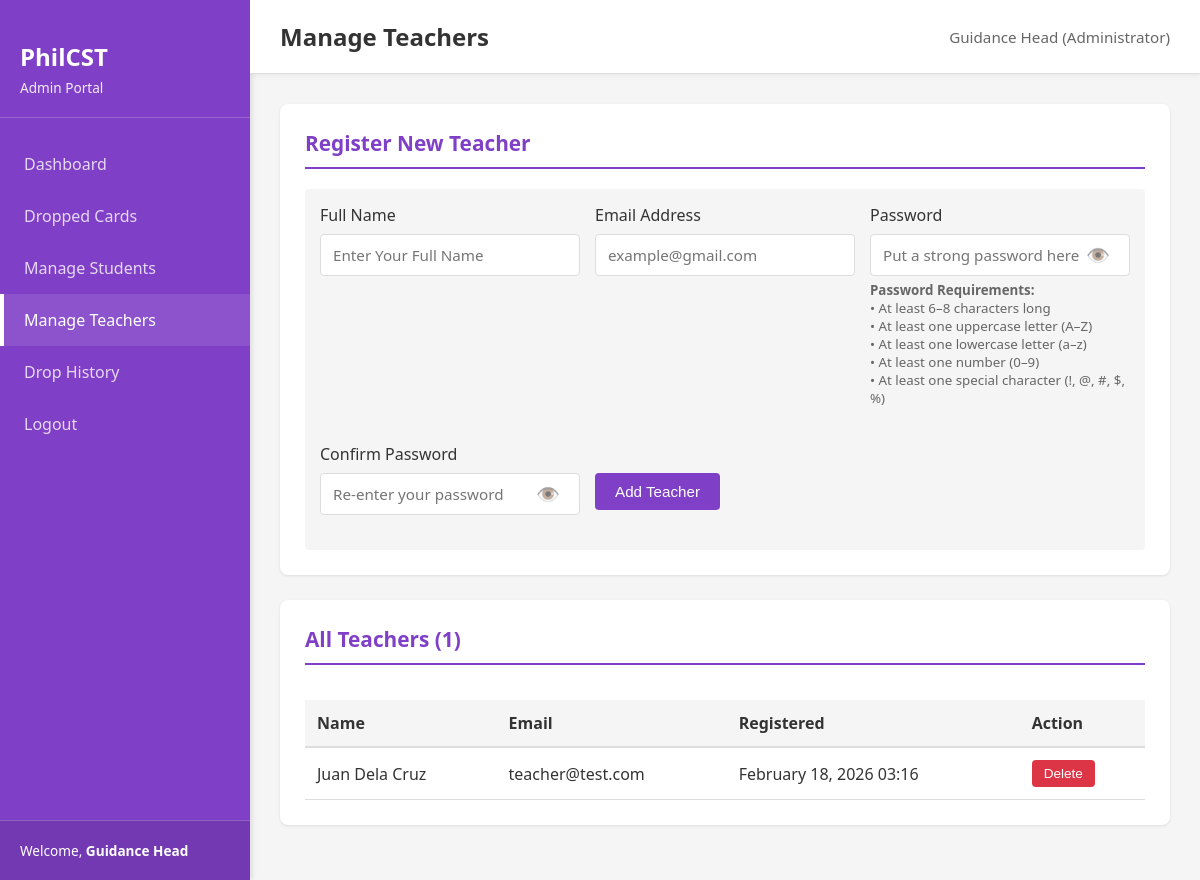
Screenshot of /admin/teachers.php (signed in) with the database file from the repository.
### tables this page shows
CREATE TABLE users (
    id INT PRIMARY KEY AUTO_INCREMENT,
    name VARCHAR(100) NOT NULL,
    email VARCHAR(100) UNIQUE NOT NULL,
    password VARCHAR(255) NOT NULL,
    role ENUM('teacher', 'admin') NOT NULL,
    created_at TIMESTAMP DEFAULT CURRENT_TIMESTAMP,
    updated_at TIMESTAMP DEFAULT CURRENT_TIMESTAMP ON UPDATE CURRENT_TIMESTAMP
);

### includes/functions.php (called while the page is built, shortened)
<?php
function getUserName($pdo, $user_id) {
    $stmt = $pdo->prepare('SELECT name FROM users WHERE id = ?');
    $stmt->execute([$user_id]);
    $result = $stmt->fetch();
    return $result ? $result['name'] : 'Unknown';
}
function formatDate($date) {
    return date('F d, Y H:i', strtotime($date));
}
?>

### admin/teachers.php (the view, shortened to what this page needs)
<?php
require_once '../includes/session_check.php';
require_once '../config/db.php';
require_once '../includes/functions.php';
$admin_name = getUserName($pdo, $_SESSION['user_id']);
$stmt = $pdo->prepare('SELECT id, name, email, created_at FROM users WHERE role = "teacher" ORDER BY name');
$stmt->execute();
$teachers = $stmt->fetchAll();
?>
<!DOCTYPE html>
<html lang="en">
<head>
    <link rel="stylesheet" href="/SYSTEM/css/style.css">
</head>
<body>
    <div class="dashboard-container">
        <aside class="sidebar">
            <div class="sidebar-header">
                <h2>PhilCST</h2>
                <p>Admin Portal</p>
            </div>
            <nav class="sidebar-nav">
                <a href="/SYSTEM/admin/dashboard.php" class="nav-item">
                    <span>Dashboard</span>
                </a>
                <a href="/SYSTEM/admin/dropped_cards.php" class="nav-item">
                    <span>Dropped Cards</span>
                </a>
                <a href="/SYSTEM/admin/students.php" class="nav-item">
                    <span>Manage Students</span>
                </a>
                <a href="/SYSTEM/admin/teachers.php" class="nav-item active">
                    <span>Manage Teachers</span>
                </a>
                <a href="/SYSTEM/admin/drop_history.php" class="nav-item">
                    <span>Drop History</span>
                </a>
                <a href="/SYSTEM/includes/logout.php" class="nav-item">
                    <span>Logout</span>
                </a>
            </nav>
            <div class="sidebar-footer">
                <p>Welcome, <strong><?php echo htmlspecialchars($admin_name); ?></strong></p>
            </div>
        </aside>
        <main class="main-content">
            <header class="top-bar">
                <h1>Manage Teachers</h1>
                <div class="user-info">
                    <span><?php echo htmlspecialchars($admin_name); ?> (Administrator)</span>
                </div>
            </header>
            <div class="content-wrapper">
                <section class="section">
                    <h2>Register New Teacher</h2>
                    <form method="POST" class="teacher-form" id="teacherForm">
                        <div class="form-row">
                            <div class="form-group">
                                <label for="name">Full Name</label>
                                <input type="text" id="name" name="name" required placeholder="Enter Your Full Name">
                            </div>
                            <div class="form-group">
                                <label for="email">Email Address</label>
                                <input type="email" id="email" name="email" required placeholder="example@gmail.com">
                            </div>
                            <div class="form-group">
                                <label for="password">Password</label>
                                <div class="password-input-wrapper">
                                    <input type="password" id="password" name="password" required minlength="6" placeholder="Put a strong password here" oninput="checkPasswordStrength(this.value)">
                                    <button type="button" class="password-toggle" onclick="togglePassword('password')">👁️</button>
                                </div>
                                <small style="display: block; margin-top: 5px; color: #666;">
                                    <strong>Password Requirements:</strong><br>
                                    • At least 6–8 characters long<br>
                                    • At least one uppercase letter (A–Z)<br>
                                    • At least one lowercase letter (a–z)<br>
                                    • At least one number (0–9)<br>
                                    • At least one special character (!, @, #, $, %)
                                </small>
                            </div>
                            <div class="form-group">
                                <label for="confirm_password">Confirm Password</label>
                                <div class="password-input-wrapper">
                                    <input type="password" id="confirm_password" name="confirm_password" required placeholder="Re-enter your password">
                                    <button type="button" class="password-toggle" onclick="togglePassword('confirm_password')">👁️</button>
                                </div>
                            </div>
                            <div class="form-group">
                                <label>&nbsp;</label>
                                <button type="submit" class="btn btn-primary">Add Teacher</button>
                            </div>
                        </div>
                    </form>
                </section>
                <section class="section">
                    <h2>All Teachers (<?php echo count($teachers); ?>)</h2>
                    <?php if (count($teachers) > 0): ?>
                        <div class="table-responsive">
                            <table class="table">
                                <thead>
                                    <tr>
                                        <th>Name</th>
                                        <th>Email</th>
                                        <th>Registered</th>
                                        <th>Action</th>
                                    </tr>
                                </thead>
                                <tbody>
                                    <?php foreach ($teachers as $teacher): ?>
                                        <tr>
                                            <td><?php echo htmlspecialchars($teacher['name']); ?></td>
                                            <td><?php echo htmlspecialchars($teacher['email']); ?></td>
                                            <td><?php echo formatDate($teacher['created_at']); ?></td>
                                            <td>
                                                <form method="POST" style="display: inline;">
                                                    <button type="submit" class="btn btn-sm btn-danger" onclick="return confirm('Are you sure?')">Delete</button>
                                                </form>
                                            </td>
                                        </tr>
                                    <?php endforeach; ?>
                                </tbody>
                            </table>
                        </div>
                    <?php else: ?>
                        <p class="no-data">No teachers registered yet.</p>
                    <?php endif; ?>
                </section>
            </div>
        </main>
    </div>
</body>
</html>

### css/style.css (style rules this page uses)
:root { --primary-color: #7f3fc6; --secondary-color: #d8a7f0; --success-color: #28a745; --error-color: #dc3545; --warning-color: #ffc107; --danger-color: #dc3545; --light-gray: #f5f5f5; --border-color: #ddd; --text-color: #333; --sidebar-width: 250px; }
* { margin: 0; padding: 0; box-sizing: border-box; }
html, body { font-family: 'Segoe UI', Tahoma, Geneva, Verdana, sans-serif; background-color: var(--light-gray); color: var(--text-color); }
.form-group { margin-bottom: 15px; }
.form-group label { display: block; margin-bottom: 8px; font-weight: 500; color: var(--text-color); }
.form-group input, .form-group select, .form-group textarea { width: 100%; padding: 10px 12px; border: 1px solid var(--border-color); border-radius: 4px; font-size: 0.95em; font-family: inherit; }
.password-input-wrapper { position: relative; width: 100%; }
.password-input-wrapper input { width: 100%; padding: 10px 12px; padding-right: 45px; border: 1px solid var(--border-color); border-radius: 4px; font-size: 0.95em; font-family: inherit; }
.password-toggle { position: absolute; right: 12px; top: 50%; transform: translateY(-50%); background: rgba(0, 0, 0, 0); border: none; cursor: pointer; font-size: 1.2em; padding: 6px 8px; display: flex; align-items: center; justify-content: center; color: #999; transition: all 0.2s ease; z-index: 10; opacity: 0.6; }
.form-row { display: grid; grid-template-columns: repeat(auto-fit, minmax(200px, 1fr)); gap: 15px; }
.btn { padding: 10px 20px; border: none; border-radius: 4px; font-size: 0.95em; font-weight: 500; cursor: pointer; text-decoration: none; display: inline-block; transition: all 0.3s ease; }
.btn-primary { background-color: var(--primary-color); color: white; }
.btn-danger { background-color: var(--danger-color); color: white; }
.btn-sm { padding: 6px 12px; font-size: 0.85em; }
.dashboard-container { display: flex; min-height: 100vh; }
.sidebar { width: var(--sidebar-width); background-color: var(--primary-color); color: white; padding: 20px 0; overflow-y: auto; box-shadow: 2px 0 5px rgba(0, 0, 0, 0.1); }
.sidebar-header { padding: 20px; border-bottom: 1px solid rgba(255, 255, 255, 0.2); margin-bottom: 20px; }
.sidebar-header h2 { font-size: 1.5em; margin-bottom: 5px; }
.sidebar-header p { font-size: 0.85em; opacity: 0.9; }
.sidebar-nav { display: flex; flex-direction: column; }
.nav-item { padding: 15px 20px; color: rgba(255, 255, 255, 0.8); text-decoration: none; transition: all 0.3s ease; border-left: 4px solid transparent; }
.nav-item:hover, .nav-item.active { background-color: rgba(255, 255, 255, 0.1); color: white; border-left-color: white; }
.sidebar-footer { position: absolute; bottom: 0; left: 0; right: 0; padding: 20px; border-top: 1px solid rgba(255, 255, 255, 0.2); font-size: 0.85em; background-color: rgba(0, 0, 0, 0.1); width: var(--sidebar-width); }
.main-content { flex: 1; display: flex; flex-direction: column; overflow-y: auto; }
.top-bar { background-color: white; padding: 20px 30px; border-bottom: 1px solid var(--border-color); display: flex; justify-content: space-between; align-items: center; box-shadow: 0 2px 5px rgba(0, 0, 0, 0.05); }
.top-bar h1 { color: var(--text-color); font-size: 1.5em; }
.user-info { font-size: 0.95em; color: #666; }
.content-wrapper { padding: 30px; flex: 1; }
.section { background-color: white; padding: 25px; border-radius: 8px; margin-bottom: 25px; box-shadow: 0 1px 3px rgba(0, 0, 0, 0.1); }
.section h2 { color: var(--primary-color); margin-bottom: 20px; font-size: 1.3em; border-bottom: 2px solid var(--primary-color); padding-bottom: 10px; }
.table-responsive { overflow-x: auto; }
.table { width: 100%; border-collapse: collapse; margin-top: 15px; }
.table thead { background-color: var(--light-gray); }
.table th { padding: 12px; text-align: left; font-weight: 600; color: var(--text-color); border-bottom: 2px solid var(--border-color); }
.table td { padding: 12px; border-bottom: 1px solid var(--border-color); }
.student-form, .teacher-form, .drop-form { background-color: var(--light-gray); padding: 15px; border-radius: 4px; }

### rows the page displays
users: name "Guidance Head"
users: name "Juan Dela Cruz", email "teacher@test.com", created_at "February 18, 2026 03:16"

### other values shown
count($teachers) "1"
